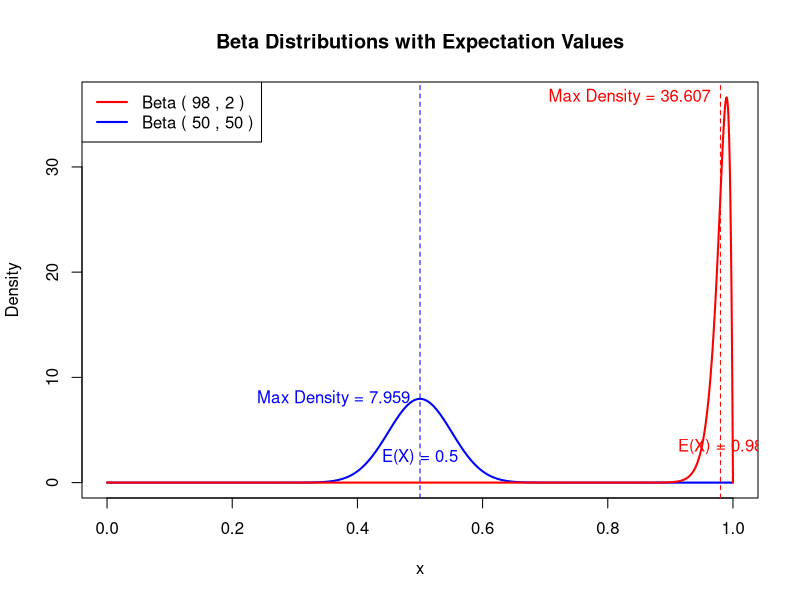

Write the R code that produced this figure.
x <- seq(0, 1, length = 100000)

a1 <- 50
b1 <- 50
y1 <- dbeta(x, shape1 = a1, shape2 = b1)

a2 <- 98
b2 <- 2
y2 <- dbeta(x, shape1 = a2, shape2 = b2)

mean1 <- a1 / (a1 + b1)
mean2 <- a2 / (a2 + b2)

# Plotting the distributions
plot(x, y1, type = "l", col = "blue", lwd = 2, ylim = c(0, max(y1, y2)),
     main = "Beta Distributions with Expectation Values", xlab = "x", ylab = "Density")

lines(x, y2, col = "red", lwd = 2)

# Adding expectation lines
abline(v = mean1, col = "blue", lty = 2)
abline(v = mean2, col = "red", lty = 2)

# Adding expectation value text
text(mean1, 1, labels = paste0("E(X) = ", round(mean1, 3)), pos = 3, col = "blue")
text(mean2, 2, labels = paste0("E(X) = ", round(mean2, 3)), pos = 3, col = "red")

# Adding labels for peak density values
text(mean1, max(y1), labels = paste0("Max Density = ", round(max(y1), 3)), pos = 2, col = "blue")
text(mean2, max(y2), labels = paste0("Max Density = ", round(max(y2), 3)), pos = 2, col = "red")

# Adding legend
legend("topleft", 
       legend = c(paste("Beta (", a2, ",", b2, ")", sep = " "), 
                  paste("Beta (", a1, ",", b1, ")", sep = " ")),
       col = c("red", "blue"), lwd = 2)
